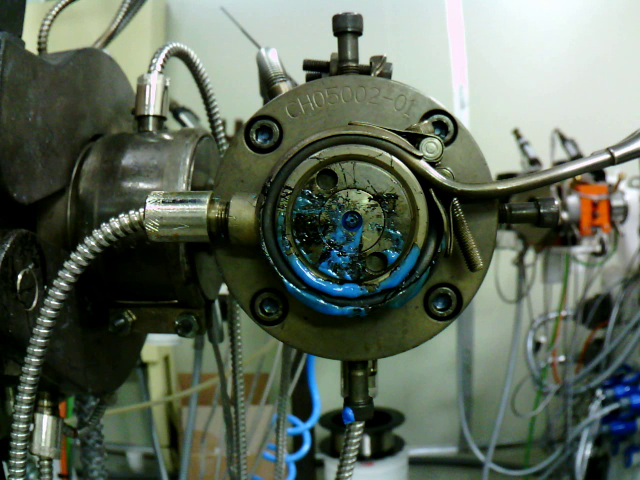
#> input picture video_task/video/video_binary_image_extraction/image_data/front_04_04_17_03_0005.png, 1280 x 960 px, given as the content of the folder o_task/video/video_binary_image_extraction/image_data/fps_24, which was not available (shown at 1/2 size)
$ python binary_segmentation.py
#> lines starting #> are read from the running program, lines starting #| are printed output that depends on the picture; pictures that were not available may be replaced by others from this repository, and a replacement may not be noted
import os
import cv2
import matplotlib.pyplot as plt
import numpy as np
import matplotlib.pyplot as plt
from mpl_toolkits.mplot3d import Axes3D

base_path = os.path.abspath(os.path.dirname(__file__))
image_path = os.path.join(base_path, "image_data", "fps_24")
save_path = os.path.join(base_path, "binary_data")

image_name = "centering_coincidence_0327.png"
crop_image_name = "centering_coincidence_0327_crop.png"

# [67 lines left out: functions binary_threshold_seg, his, not called in this run]

def cluster_k_means(gray_img, rgb_img, img_name, visual_flag=False):

    x, y, w, h = 154, 446, 141, 570
    gray_img = gray_img[y: y+h, x:x+w]
    vectorized_gray = gray_img.reshape((-1, 1))
    vectorized_gray = np.float32(vectorized_gray)


    rgb_img = rgb_img[y: y+h, x:x+w]
    vectorized_rgb = rgb_img.reshape((-1, 3))
    vectorized_rgb = np.float32(vectorized_rgb)

    criteria = (cv2.TERM_CRITERIA_EPS + cv2.TERM_CRITERIA_MAX_ITER, 10, 1.0)

    """
    cv2.kmeans(sample, nclusters(K), criteria, attempts, flags)

    3. criteria: It is the iteration termination criteria. When this criterion is satisfied, the algorithm iteration stops.
    Actually, it should be a tuple of 3 parameters. They are `( type, max_iter, epsilon )`
    Type of termination criteria. It has 3 flags as below:

    cv.TERM_CRITERIA_EPS — stop the algorithm iteration if specified accuracy, epsilon, is reached.
    cv.TERM_CRITERIA_MAX_ITER — stop the algorithm after the specified number of iterations, max_iter.
    cv.TERM_CRITERIA_EPS + cv.TERM_CRITERIA_MAX_ITER — stop the iteration when any of the above condition is met.

    """
    K = 10
    attempts = 10

    ret_rgb, label_rgb, center_rgb = cv2.kmeans(vectorized_rgb, K, None, criteria, attempts, cv2.KMEANS_PP_CENTERS)
    ret_gray, label_gray, center_gray = cv2.kmeans(vectorized_gray, K, None, criteria, attempts, cv2.KMEANS_PP_CENTERS)

    #rgb
    center_rgb = np.uint8(center_rgb)
    res_rgb = center_rgb[label_rgb.flatten()]
    result_image_rgb = res_rgb.reshape(rgb_img.shape)

    if visual_flag:

        figure_size = 15
        plt.figure(figsize=(figure_size, figure_size))
        # each label image extract
        for i in range(K):
            globals()["label_{}".format(i+1)] = np.zeros(label_rgb.shape)
            globals()["label_{}".format(i+1)][np.where(label_rgb == i)] = 1
            globals()["label_{}".format(i+1)] = globals()["label_{}".format(i+1)].reshape((rgb_img.shape[0], rgb_img.shape[1]))*255.
            plt.subplot(1, K, i+1), plt.imshow(globals()["label_{}".format(i+1)])
            plt.title(f'Segmented Image when {i+1}/{K}'), plt.xticks([]), plt.yticks([])
        plt.show()

    else:
        for i in range(K):
            globals()["label_{}".format(i+1)] = np.zeros(label_rgb.shape)
            globals()["label_{}".format(i+1)][np.where(label_rgb == i)] = 1
            globals()["label_{}".format(i+1)] = globals()["label_{}".format(i+1)].reshape((rgb_img.shape[0], rgb_img.shape[1]))*255.

        final_image = label_2 + label_3 + label_7

        cv2.imwrite(os.path.join(save_path, "cluster_2","clustering_" + img_name), final_image)

    print("zz")

# [8 lines left out: function blue_threshold, not called in this run]


if __name__ == "__main__":

    img_path_list = os.listdir(image_path)

    for img_name in img_path_list:

        # image load
        raw_img = cv2.imread(os.path.join(image_path, img_name))
#> raw_img is the input picture: shape (960, 1280, 3); mean B, G, R 90.2, 104.7, 93.7

        rgb_90 = cv2.rotate(raw_img, cv2.ROTATE_90_CLOCKWISE)
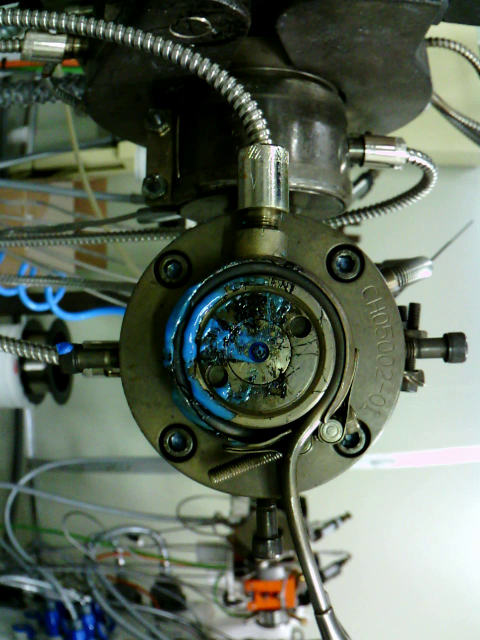
#> rgb_90: shape (1280, 960, 3) (shown at 1/2 size); mean B, G, R 90.2, 104.7, 93.7
        gray_img = cv2.cvtColor(raw_img, cv2.COLOR_BGR2GRAY)
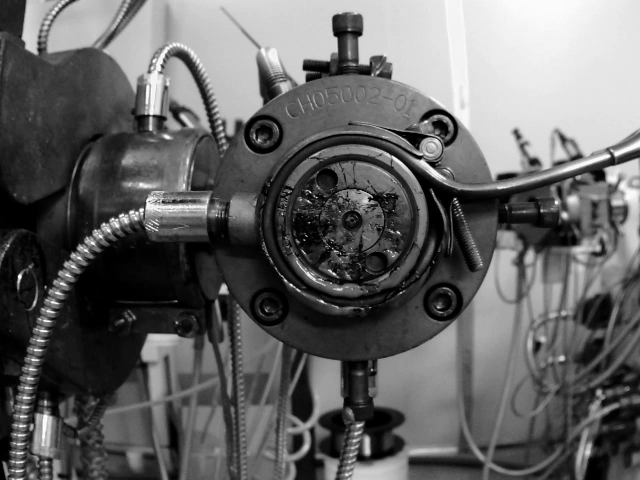
#> gray_img: shape (960, 1280) (shown at 1/2 size); min 0, max 255, mean 99.7
        gray_img_90 = cv2.rotate(gray_img, cv2.ROTATE_90_CLOCKWISE)
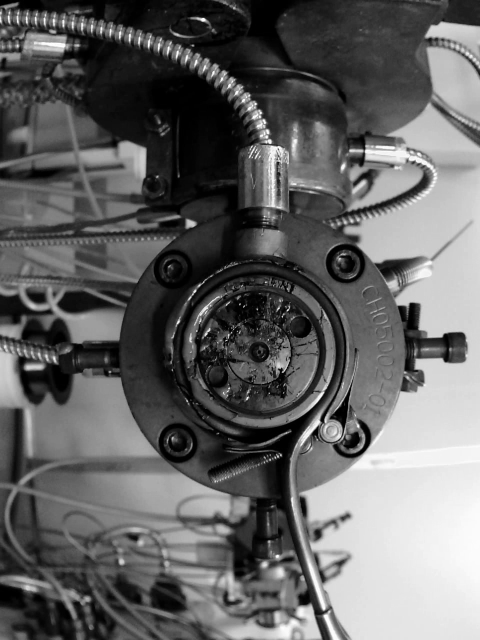
#> gray_img_90: shape (1280, 960) (shown at 1/2 size); min 0, max 255, mean 99.7
        # image crop
        gray_image_clone = gray_img_90.copy()
        rgb_image_clone = rgb_90.copy()

        # 실행 코드 함수 List
        # binary_threshold_seg(image_clone, raw_90)
        # his(raw_img)
        # blue_threshold(raw_90)
        cluster_k_means(gray_image_clone, rgb_image_clone, img_name, visual_flag=True)
#> in cluster_k_means, `gray_img = gray_img[y: y+h, x:x+w]`:
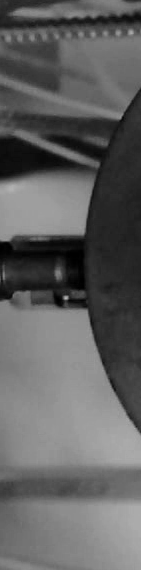
#> gray_img: shape (570, 141); min 0, max 179, mean 97
#> in cluster_k_means, `rgb_img = rgb_img[y: y+h, x:x+w]`:
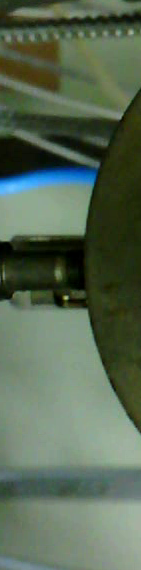
#> rgb_img: shape (570, 141, 3); mean of channels 0, 1, 2 83.6, 104.4, 87.6; drawn as B, G, R
#> in cluster_k_means, `ret_rgb, label_rgb, center_rgb = cv2.kmeans(vectorized_rgb, K, None, c..`: ret_rgb = 17046023.4; center_rgb = [[90.71, 115.6, 97.59], [6.24, 18.77, 12.14], [146.4, 166.1, 145.2], [34.17, 66.02, 58.73], [113.2, 131.6, 113.5], [166.8, 88.26, 8.16], [131, 150.9, 130.3], [18.08, 45.84, 36.13], [68.56, 91.54, 73.8], [228.2, 157.5, 66.03]]
#> in cluster_k_means, `ret_gray, label_gray, center_gray = cv2.kmeans(vectorized_gray, K, Non..`: ret_gray = 1646262.5; center_gray = [133.2, 38.52, 88.56, 160.3, 15.11, 118.5, 71.55, 53.58, 146.6, 105.2]
#> in cluster_k_means, `center_rgb = np.uint8(center_rgb)`: center_rgb = [[90, 115, 97], [6, 18, 12], [146, 166, 145], [34, 66, 58], [113, 131, 113], [166, 88, 8], [131, 150, 130], [18, 45, 36], [68, 91, 73], [228, 157, 66]]
#> in cluster_k_means, `result_image_rgb = res_rgb.reshape(rgb_img.shape)`:
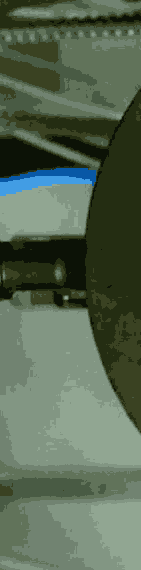
#> result_image_rgb: shape (570, 141, 3); mean of channels 0, 1, 2 83.3, 103.8, 87.2; drawn as B, G, R
#> in cluster_k_means, `plt.show()`:
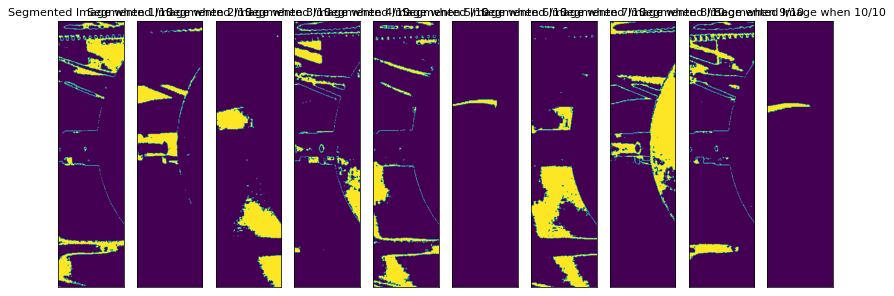
#> figure drawn by matplotlib, 10 panels


    # [10 lines of commented-out code are left out]
